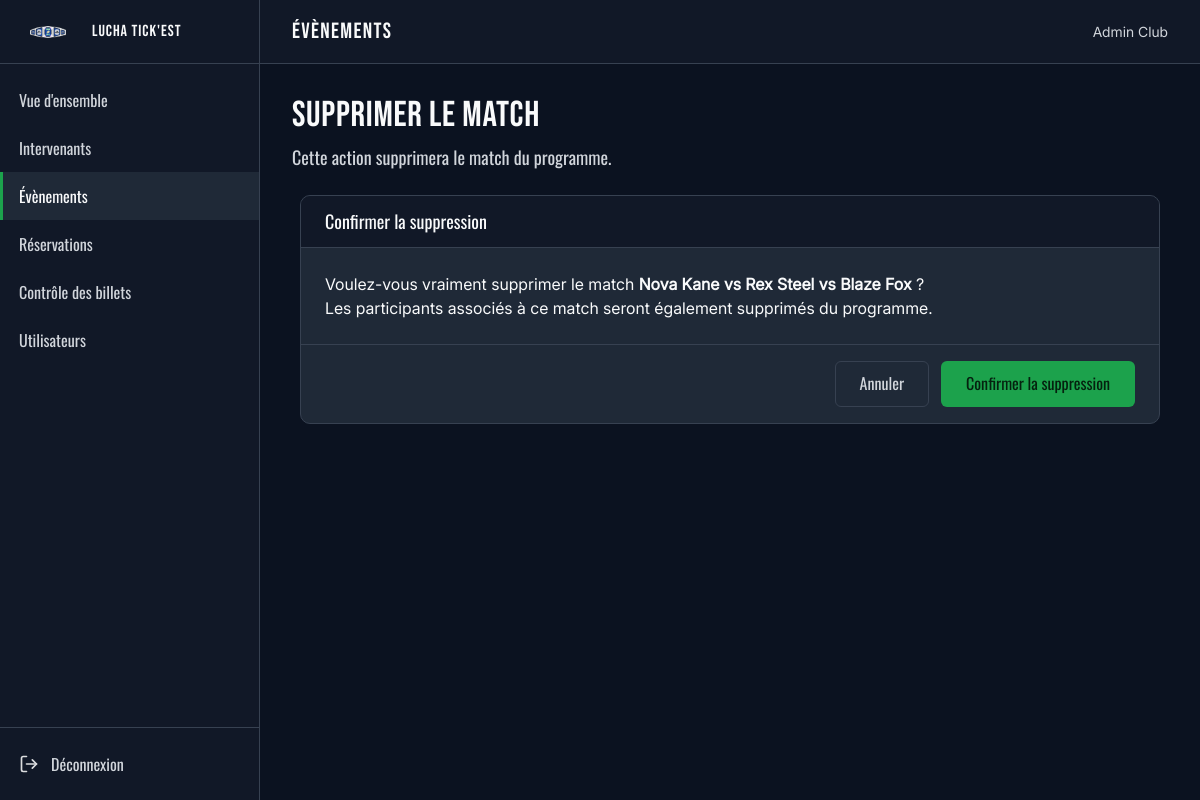
Page /admin/evenement-match-suppression.php?id=2 (signed in) on the earlier database version.
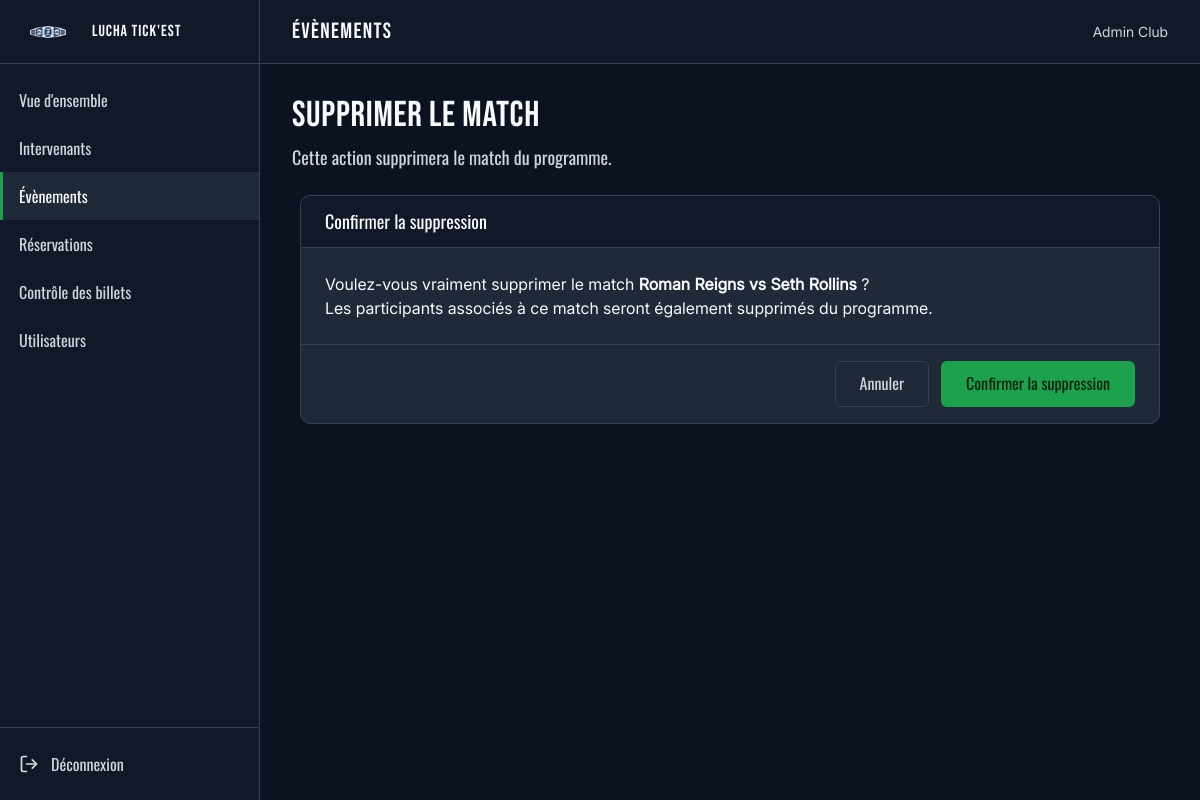
Same page on the later database version.
### tables this page shows
CREATE TABLE utilisateur (
    id_utilisateur INT NOT NULL AUTO_INCREMENT,
    prenom VARCHAR(100) NOT NULL,
    nom VARCHAR(100) NOT NULL,
    email VARCHAR(255) NOT NULL,
    mdp_hash VARCHAR(255) NOT NULL,
    role_utilisateur VARCHAR(10) NOT NULL DEFAULT 'MEMBRE',
    date_creation_compte DATETIME NOT NULL DEFAULT CURRENT_TIMESTAMP,

    CONSTRAINT pk_utilisateur
        PRIMARY KEY (id_utilisateur),

    CONSTRAINT uq_utilisateur_email
        UNIQUE (email),

    CONSTRAINT chk_utilisateur_prenom_non_vide
        CHECK (CHAR_LENGTH(TRIM(prenom)) > 0),

    CONSTRAINT chk_utilisateur_nom_non_vide
        CHECK (CHAR_LENGTH(TRIM(nom)) > 0),

    CONSTRAINT chk_utilisateur_email_non_vide
        CHECK (CHAR_LENGTH(TRIM(email)) > 0),

    CONSTRAINT chk_utilisateur_mdp_hash_non_vide
        CHECK (CHAR_LENGTH(TRIM(mdp_hash)) > 0),

    CONSTRAINT chk_utilisateur_role
        CHECK (role_utilisateur IN ('MEMBRE', 'ADMIN'))
);

CREATE TABLE match_evenement (
    id_match INT NOT NULL AUTO_INCREMENT,
    nom_match VARCHAR(150) NOT NULL,
    ordre_match TINYINT UNSIGNED NOT NULL,
    id_evenement INT NOT NULL,
    id_type_match INT NOT NULL,

    CONSTRAINT pk_match_evenement
        PRIMARY KEY (id_match),

    CONSTRAINT uq_match_evenement_ordre
        UNIQUE (id_evenement, ordre_match),

    CONSTRAINT chk_match_evenement_nom_non_vide
        CHECK (
            CHAR_LENGTH(TRIM(nom_match)) > 0
        ),

    CONSTRAINT chk_match_evenement_ordre_positif
        CHECK (
            ordre_match >= 1
        ),

    CONSTRAINT fk_match_evenement_evenement
        FOREIGN KEY (id_evenement)
        REFERENCES evenement (id_evenement)
        ON UPDATE RESTRICT
        ON DELETE RESTRICT,

    CONSTRAINT fk_match_evenement_type
        FOREIGN KEY (id_type_match)
        REFERENCES type_match (id_type_match)
        ON UPDATE RESTRICT
        ON DELETE RESTRICT
);

### public/admin/evenement-match-suppression.php (called while the page is built, shortened)
<?php
require dirname(__DIR__, 2) . '/config/bootstrap.php';
$idMatch = (int) ($_GET['id'] ?? 0);
$matchRepository = new MatchRepository($pdo);
$match = $matchRepository->findById($idMatch);
$idEvenement = (int) $match['id_evenement'];
$topbarTitle = 'Évènements';
$adminSection = 'evenements';
require dirname(__DIR__, 2) . '/app/Views/layouts/admin.php';

### config/bootstrap.php (called while the page is built, shortened)
<?php
$config = require __DIR__ . '/app.php';
$database = new Database($config['database']);
$pdo = $database->getConnection();
$pdo->exec('SET time_zone = ' . $pdo->quote(date('P')));
$sessionUtilisateur = $_SESSION['utilisateur'] ?? null;
$utilisateurConnecte = is_array($sessionUtilisateur) ? $sessionUtilisateur : null;
if (
    $utilisateurConnecte !== null && isset($utilisateurConnecte['id'])
) {
    $utilisateurRepository = new UtilisateurRepository($pdo);
    $utilisateurActuel = $utilisateurRepository->findById((int) $utilisateurConnecte['id']);
    if ($utilisateurActuel === null) {
        unset($_SESSION['utilisateur']);
        $utilisateurConnecte = null;
    } else {
        $utilisateurConnecte = $_SESSION['utilisateur'];
    }
}

### app/Repositories/UtilisateurRepository.php (called while the page is built, shortened)
<?php
class UtilisateurRepository
{
    private PDO $pdo;
    public function __construct(PDO $pdo)
    {
        $this->pdo = $pdo;
    }
    public function findById(int $idUtilisateur): ?array
    {
        $statement = $this->pdo->prepare(
            'SELECT
            id_utilisateur,
            prenom,
            nom,
            email,
            mdp_hash,
            role_utilisateur,
            date_creation_compte
        FROM utilisateur
        WHERE id_utilisateur = :id_utilisateur'
        );
        $statement->execute([
            'id_utilisateur' => $idUtilisateur,
        ]);
        $utilisateur = $statement->fetch();
        return $utilisateur ?: null;
    }
}

### app/Repositories/MatchRepository.php (called while the page is built, shortened)
<?php
class MatchRepository
{
    private PDO $pdo;
    public function __construct(PDO $pdo)
    {
        $this->pdo = $pdo;
    }
    public function findById(int $id): ?array
    {
        $statement = $this->pdo->prepare(
            'SELECT
            me.id_match,
            me.nom_match,
            me.ordre_match,
            me.id_evenement,
            me.id_type_match,
            tm.libelle_type_match
        FROM match_evenement me
        INNER JOIN type_match tm
            ON tm.id_type_match = me.id_type_match
        WHERE me.id_match = :id'
        );
        $statement->execute([
            'id' => $id,
        ]);
        $match = $statement->fetch();
        return $match ?: null;
    }
}

### app/Views/pages/admin/evenement-match-suppression.php (the view, shortened to what this page needs)
<main class="admin-content">
    <div class="admin-header">
        <div class="admin-header__text">
            <h1>Supprimer le match</h1>
            <p class="admin-header__description">
                Cette action supprimera le match du programme.
            </p>
        </div>
    </div>
    <div class="admin-centered admin-centered--wide">
        <form method="post">
            <section class="panel">
                <div class="panel__head">
                    <h2 class="panel__title">Confirmer la suppression</h2>
                </div>
                <div class="panel__body">
                    <p>
                        Voulez-vous vraiment supprimer le match
                        <strong>
                            <?= htmlspecialchars($match['nom_match'], ENT_QUOTES, 'UTF-8') ?>
                        </strong>
                        ?
                    </p>
                    <p>Les participants associés à ce match seront également supprimés du programme.</p>
                </div>
                <div class="panel__foot">
                    <div class="admin-form-actions">
                        <a class="btn btn--ghost" href="/admin/evenement.php?id=<?= $idEvenement ?>">Annuler</a>
                        <button class="btn btn--primary" type="submit">Confirmer la suppression</button>
                    </div>
                </div>
            </section>
        </form>
    </div>
</main>

### app/Views/layouts/admin.php (shortened to what this page needs)
<?php
$pageTitle = $pageTitle ?? 'Administration';
$adminSection = $adminSection ?? null;
?>
<!DOCTYPE html>
<html lang="fr">
<head>
    <link rel="stylesheet" href="/assets/css/base.css">
    <link rel="stylesheet" href="/assets/css/components.css">
    <link rel="stylesheet" href="/assets/css/admin.css">
    <link rel="stylesheet" href="/assets/css/admin-components.css">
</head>
<body>
    <div class="admin">
        <?php require __DIR__ . '/../partials/admin/sidebar.php'; ?>
        <div class="admin-main">
            <?php require __DIR__ . '/../partials/admin/topbar.php'; ?>
            <?php require $view; ?>
        </div>
    </div>
</body>
</html>

### app/Views/partials/admin/sidebar.php (shortened to what this page needs)
<aside class="admin-sidebar">
    <a class="admin-brand" href="/admin/">
        <img src="/assets/images/gest-club-logo.png" alt="">
        <span>Lucha Tick'Est</span>
    </a>
    <nav class="admin-nav" aria-label="Navigation de gestion">
        <a class="admin-nav__link<?= $adminSection === 'dashboard' ? ' is-active' : '' ?>" href="/admin/"
            <?= $adminSection === 'dashboard' ? 'aria-current="page"' : '' ?>>
            Vue d'ensemble
        </a>
        <a class="admin-nav__link<?= $adminSection === 'intervenants' ? ' is-active' : '' ?>"
            href="/admin/intervenants.php" <?= $adminSection === 'intervenants' ? 'aria-current="page"' : '' ?>>
            Intervenants
        </a>
        <a class="admin-nav__link<?= $adminSection === 'evenements' ? ' is-active' : '' ?>" href="/admin/evenements.php"
            <?= $adminSection === 'evenements' ? 'aria-current="page"' : '' ?>>
            Évènements
        </a>
        <a class="admin-nav__link<?= $adminSection === 'reservations' ? ' is-active' : '' ?>"
            href="/admin/reservations.php" <?= $adminSection === 'reservations' ? 'aria-current="page"' : '' ?>>
            Réservations
        </a>
        <a class="admin-nav__link<?= $adminSection === 'presences' ? ' is-active' : '' ?>" href="/admin/presences.php"
            <?= $adminSection === 'presences' ? 'aria-current="page"' : '' ?>>
            Contrôle des billets
        </a>
        <a class="admin-nav__link<?= $adminSection === 'utilisateurs' ? ' is-active' : '' ?>"
            href="/admin/utilisateurs.php" <?= $adminSection === 'utilisateurs' ? 'aria-current="page"' : '' ?>>
            Utilisateurs
        </a>
    </nav>
    <div class="admin-sidebar__footer">
        <form action="/deconnexion.php" method="post">
            <button type="submit" class="admin-nav__link admin-logout">
                <img class="icon" src="/assets/images/icons/log-out.svg" width="20" height="20" alt=""
                    aria-hidden="true">
                <span>Déconnexion</span>
            </button>
        </form>
    </div>
</aside>

### app/Views/partials/admin/topbar.php
<header class="admin-topbar">
    <p class="admin-topbar__title"><?= htmlspecialchars($topbarTitle ?? $pageTitle, ENT_QUOTES, 'UTF-8') ?></p>
    <p class="admin-topbar__user">
        <?= htmlspecialchars(
            $utilisateurConnecte['prenom'] . ' ' . $utilisateurConnecte['nom']
        ) ?>
    </p>
</header>

### public/assets/css/base.css (style rules this page uses)
:root { color-scheme: dark; --c-bg: #0b1220; --c-bg-alt: #111827; --c-surface: #1f2937; --c-text: #f9fafb; --c-text-muted: #d1d5db; --c-border: #374151; --c-accent: #1ca24c; --c-accent-light: #4ade80; --c-accent-2: #1042af; --c-warning: #fbe484; --c-danger: #f9867d; --c-accent-dark: #17853f; --c-accent-2-dark: #0d368f; --c-accent-soft: rgba(28, 162, 76, 0.14); --c-danger-soft: rgba(249, 134, 125, 0.14); --c-warning-soft: rgba(251, 228, 132, 0.14); --c-surface-soft: rgba(249, 250, 251, 0.04); --f-title: "Bebas Neue", "Oswald", Impact, sans-serif; --f-alt: "Oswald", "Bebas Neue", sans-serif; --f-body: "Inter", Arial, sans-serif; }
*, *::before, *::after { box-sizing: border-box; }
body { margin: 0; min-height: 100vh; display: flex; flex-direction: column; background-color: var(--c-bg); color: var(--c-text); font-family: var(--f-body); font-size: 1rem; line-height: 1.5; }
img, svg { display: block; max-width: 100%; }
a { color: inherit; text-decoration: none; }
button, input, select, textarea { font: inherit; color: inherit; }
button { cursor: pointer; }
h1, h2, h3, h4, p { margin: 0; }
h1, h2, h3, h4 { font-weight: 400; line-height: 1.1; }

### public/assets/css/components.css (style rules this page uses)
.btn { display: inline-flex; align-items: center; justify-content: center; gap: 0.5rem; padding: 0.75rem 1.5rem; border: 1px solid transparent; border-radius: 6px; background-color: var(--c-surface); color: var(--c-text); font-family: var(--f-alt); font-size: 1rem; line-height: 1.2; text-align: center; }
.btn--primary { background-color: var(--c-accent); color: #05210f; }
.btn--ghost { background-color: transparent; border-color: var(--c-border); color: var(--c-text-muted); }
.icon { width: 1.25rem; height: 1.25rem; flex: 0 0 auto; object-fit: contain; filter: brightness(0) invert(1); opacity: 0.85; }

### public/assets/css/admin-components.css (style rules this page uses)
.admin-form-actions { display: flex; flex-wrap: wrap; align-items: center; justify-content: flex-end; gap: 0.75rem; }
.admin-centered { display: flex; justify-content: center; }
.admin-centered > form { width: 100%; max-width: 480px; }
.admin-centered--wide > form { max-width: 860px; }
.admin-centered .panel { width: 100%; }

Differences in the rows shown:
changed match_evenement: nom_match "Nova Kane vs Rex Steel vs Blaze Fox" → "Roman Reigns vs Seth Rollins"
